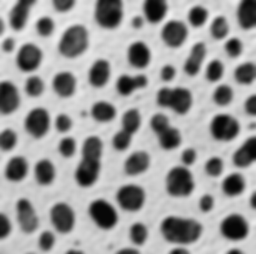
#> input picture assignment2/cells.png, 256 x 254 px
$ python dip_hw2_region_analysis.py --image cells.png
#> lines starting #> are read from the running program, lines starting #| are printed output that depends on the picture; after the words box and inside, x2 and y2 are one past the last pixel; in counts of white or black regions, pixels touching at a corner belong together
### assignment2/region_analysis/binary_image.py
import numpy as np
import math

class binary_image:

    def compute_histogram(self, image):

        hist = [0]*256
        [width, height] = image.shape
        w = width
        h = height
        total = width * height
        for i in range(w):
            for j in range(h):
                index = image[i, j]
                hist[index] = hist[index] + 1

        for i in range(len(hist)):
            hist[i] = hist[i] / total

        return hist

    def find_optimal_threshold(self, hist):

        threshold = 256 // 2
        i = threshold - 1
        j = 256
        val_1 = 0.00
        val_2 = 0.00
        while True:
            exVal_1 = 0.00
            exVal_2 = 0.00
            for x in range(int(threshold)):
                exVal_1 = exVal_1 + hist[x] * float(x)
            for y in range(int(threshold), j):
                exVal_2 = exVal_2 + hist[y] * float(y)
            threshold = (exVal_1 + exVal_2)/2
            diff_1 = abs(val_1 - exVal_1)
            diff_2 = abs(val_2 - exVal_2)
            if (diff_1 == 0) and (diff_2 == 0):
                break
            else:
                val_1 = exVal_1
                val_2 = exVal_2

        return int(threshold)

    def binarize(self, image):

        bin_img = image.copy()

        hist = self.compute_histogram(image)
        threshold = self.find_optimal_threshold(hist)

        [width, height] = bin_img.shape

        for i in range(width):
            for j in range(height):
                if bin_img[i, j] < threshold:
                    bin_img[i, j] = 255
                else:
                    bin_img[i, j] = 0

        return bin_img

### assignment2/region_analysis/cell_counting.py
import cv2
import numpy as np
from collections import defaultdict

class cell_counting:

    def blob_coloring(self, image):
        """Uses the blob coloring algorithm based on 5 pixel cross window assigns region names
        takes a input:
        image: binary image
        return: a list of regions"""

        k = 1

        [width, height] = image.shape

        # generate a list of list to store the region number
        regions = [[0] * height for i in range(width)]

        for i in range(1, width):
            for j in range(1, height):
                if image[i, j] == 255 and image[i, j-1] == 0 and image[i-1, j] == 0:
                    regions[i][j] = k
                    k = k + 1
                elif image[i, j] == 255 and image[i, j-1] == 0 and image[i-1, j] == 255:
                    regions[i][j] = regions[i-1][j]
                elif image[i, j] == 255 and image[i, j-1] == 255 and image[i-1, j] == 0:
                    regions[i][j] = regions[i][j-1]
                elif image[i, j] == 255 and image[i, j-1] == 255 and image[i-1, j] == 255:
                    regions[i][j] = regions[i-1][j]
                if regions[i][j-1] != regions[i-1][j]:
                        regions[i][j-1] = regions[i-1][j]

        return regions

    def compute_statistics(self, regions):
        """Compute cell statistics area and location
        takes as input
        region: a list of pixels in a region
        returns: area"""
        # Please print your region statistics to stdout
        # <region number>: <location or center>, <area>
        # print(stats)


        return 0

    def mark_regions_image(self, image, stats):
        """Creates a new image with computed stats
        takes as input
        image: a list of pixels in a region
        stats: stats regarding location and area
        returns: image marked with center and area"""

        return image

### assignment2/Compression/Run_Length_Encoding.py
import numpy as np

class rle:

    def encode_image(self,binary_image):
        """
        Compress the image
        takes as input:
        image: binary_image
        returns run length code
        """


        return np.zeros(100) #replace zeros with rle_code


    def decode_image(self, rle_code, height , width):
        """
        Get original image from the rle_code
        takes as input:
        rle_code: the run length code to be decoded
        Height, width: height and width of the original image
        returns decoded binary image
        """


        return  np.zeros((100,100), np.uint8) #replace zeros with image reconstructed from rle_Code


### assignment2/dip_hw2_region_analysis.py
"""dip_hw1.py: Starter file to run howework 1"""

#Example Usage: ./dip_hw1_region_analysis -i imagename.jpg


__author__      = "Pranav Mantini"
__email__ = "pmantini@uh.edu"
__version__ = "1.0.0"

import cv2
import sys
from datetime import datetime
import matplotlib
matplotlib.use('Agg')
import matplotlib.pyplot as plt

from region_analysis import binary_image as bi
from region_analysis import cell_counting as cc
from Compression import Run_Length_Encoding as rle

def display_image(window_name, image):
    """A function to display image"""
    cv2.namedWindow(window_name)
    cv2.imshow(window_name, image)
    cv2.waitKey(0)

def main():
    """ The main funtion that parses input arguments, calls the approrpiate
     interpolation method and writes the output image"""

    #Parse input arguments
    from argparse import ArgumentParser

    parser = ArgumentParser()

    parser.add_argument("-i", "--image", dest="image",
                        help="specify the name of the image", metavar="IMAGE")

    args = parser.parse_args()

    #Load image
    if args.image is None:
        print("Please specify the name of image")
        print("use the -h option to see usage information")
        sys.exit(2)
    else:
        image_name = args.image.split(".")[0]
        input_image = cv2.imread(args.image, 0)
#> input_image is the input picture: shape (254, 256); min 7, max 241, mean 151.7


    bin_img = bi.binary_image()
    hist = bin_img.compute_histogram(input_image)
#> after the loop in compute_histogram, `for i in range(w):`: hist = 256 values, max 1725 at index 203, min 0 at index 0, mean 254
#> after the loop in compute_histogram, `for i in range(len(hist)):`: hist = 256 values, max 0.0265 at index 203, min 0 at index 0, mean 0.00391

    outputDir = 'output/cellct/'
    outputDir_compress = 'output/Compression/'

    #Saving histogram to output directory
    hist_fig = plt.plot(hist)
#> hist_fig = 1 item
    plt.savefig(outputDir+"hist.png")
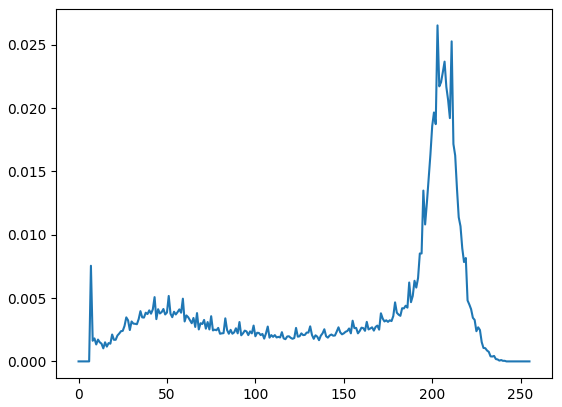
#> figure drawn by matplotlib, 1 panel; curve peaks at x = 203, y = 0.0265

    threshold = bin_img.find_optimal_threshold(hist)
#> threshold = 75
    print("Optimal threshold: ", threshold)
#| Optimal threshold:  75

    binary_img = bin_img.binarize(input_image)
#> after the loop in binarize, `for i in range(width):`:
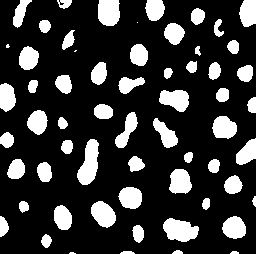
#> bin_img: shape (254, 256); 21.1% white; 61 white regions (4 under 20 px), largest, box (x1, y1, x2, y2) and area: (77, 139, 99, 185) 640, (163, 218, 199, 242) 606, (98, 0, 120, 26) 512
    output_image_name = outputDir + "binary_image_" + datetime.now().strftime("%m%d-%H%M%S") + ".jpg"
    cv2.imwrite(output_image_name, binary_img)

    #blobcoloring
    cell_count_obj = cc.cell_counting()

    regions = cell_count_obj.blob_coloring(binary_img)
#> regions = 254 items
    stats = cell_count_obj.compute_statistics(regions)
#> stats = 0

    cell_stats_img = cell_count_obj.mark_regions_image(binary_img, stats)
    output_image_name = outputDir + "cell_stats_" + datetime.now().strftime("%m%d-%H%M%S") + ".jpg"
    cv2.imwrite(output_image_name, cell_stats_img)

    #Compression
    rle_obj = rle.rle()
    rle_code = rle_obj.encode_image(binary_img)
#> rle_code = 100 values from 0 to 0
    print("-------------- Runlength Code -------------------")
    print(rle_code)
#| [0. 0. 0. 0. 0. 0. 0. 0. 0. 0. 0. 0. 0. 0. 0. 0. 0. 0. 0. 0. 0. 0. 0. 0.
#|  0. 0. 0. 0. 0. 0. 0. 0. 0. 0. 0. 0. 0. 0. 0. 0. 0. 0. 0. 0. 0. 0. 0. 0.
#|  0. 0. 0. 0. 0. 0. 0. 0. 0. 0. 0. 0. 0. 0. 0. 0. 0. 0. 0. 0. 0. 0. 0. 0.
#|  0. 0. 0. 0. 0. 0. 0. 0. 0. 0. 0. 0. 0. 0. 0. 0. 0. 0. 0. 0. 0. 0. 0. 0.
#|  0. 0. 0. 0.]

    [height, width] = binary_img.shape
#> height = 254; width = 256

    decoded_image = rle_obj.decode_image(rle_code, height, width)
#> decoded_image: shape (100, 100); every value is 0

    output_image_name = outputDir_compress + "decoded_image_" + datetime.now().strftime("%m%d-%H%M%S") + ".jpg"
    cv2.imwrite(output_image_name, decoded_image)


if __name__ == "__main__":
    main()
